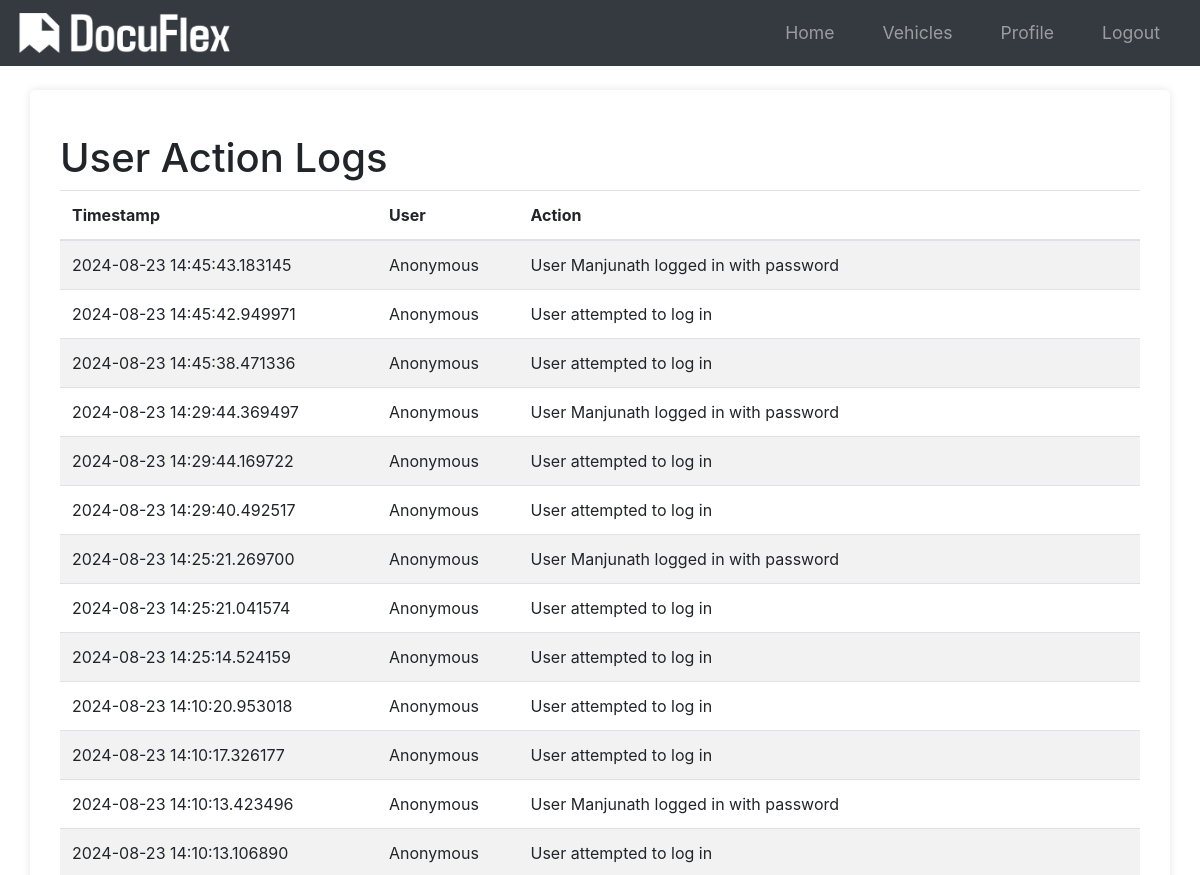
The page /logs (signed in, upper part) on the database as committed earlier.
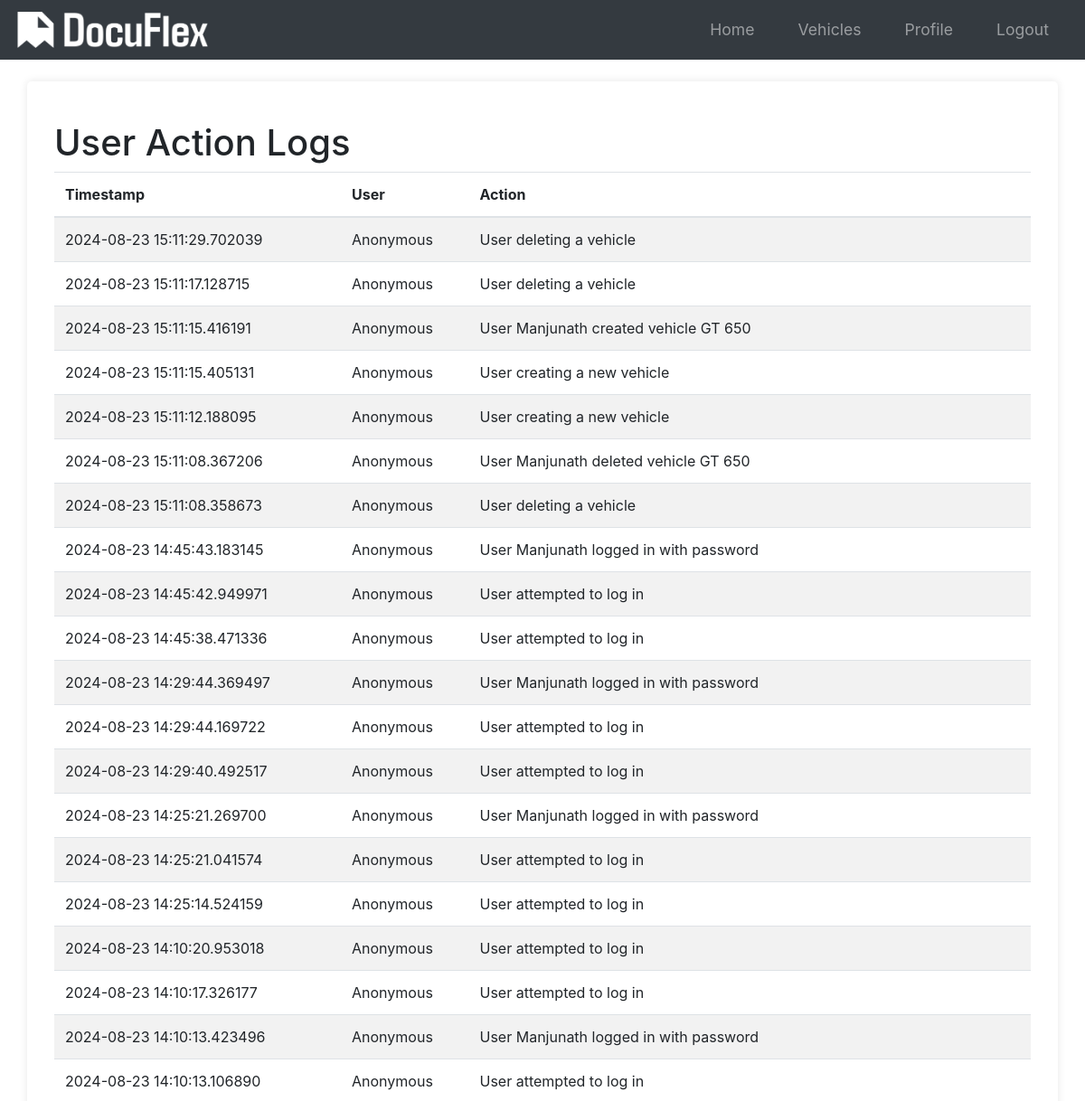
The same page on the database as committed later.
### app/models.py (models this page shows, shortened)
class Log(db.Model):
    id = db.Column(db.Integer, primary_key=True)
    user_id = db.Column(db.Integer, db.ForeignKey("user.id"), nullable=True)
    action = db.Column(db.String(255), nullable=False)
    timestamp = db.Column(db.DateTime, default=datetime.utcnow, nullable=False)

### app/routes.py (the view)
@main.route("/logs")
@login_required  # Ensure only logged-in users can see this
def view_logs():
    logs = Log.query.order_by(Log.timestamp.desc()).all()
    return render_template("view_logs.html", logs=logs)

### app/__init__.py (called while the page is built)
def create_app(config_class=Config):
    app = Flask(__name__)
    app.config.from_object(config_class)
    db.init_app(app)
    bcrypt.init_app(app)
    login_manager.init_app(app)
    mail.init_app(app)
    migrate.init_app(app, db)
    login_manager.login_view = "main.login"
    login_manager.login_message_category = "info"
    from app.models import User
    @login_manager.user_loader
    def load_user(user_id):
        return User.query.get(int(user_id))
    from app.routes import main as main_blueprint
    app.register_blueprint(main_blueprint)
    scheduler = BackgroundScheduler()
    scheduler.add_job(check_document_expirations, "interval", hours=24)
    scheduler.start()
    return app

### app/templates/view_logs.html (shortened to what this page needs)
{% extends "base.html" %}
{% block content %}
<div class="container">
    <h1 class="mt-4">User Action Logs</h1>
    <table class="table table-striped">
        <thead>
            <tr>
                <th scope="col">Timestamp</th>
                <th scope="col">User</th>
                <th scope="col">Action</th>
            </tr>
        </thead>
        <tbody>
            {% for log in logs %}
            <tr>
                <td>{{ log.timestamp }}</td>
                <td>{{ log.user.username if log.user else "Anonymous" }}</td>
                <td>{{ log.action }}</td>
            </tr>
            {% endfor %}
        </tbody>
    </table>
</div>
{% endblock %}

### app/templates/base.html (shortened to what this page needs)
<!DOCTYPE html>
<html lang="en">
<head>
    <link rel="stylesheet" href="{{ url_for('static', filename='styles.css') }}">
    <link rel="stylesheet" href="https://stackpath.bootstrapcdn.com/bootstrap/4.5.2/css/bootstrap.min.css">
    <link rel="stylesheet" href="https://cdnjs.cloudflare.com/ajax/libs/font-awesome/5.15.3/css/all.min.css">
</head>
<body>
    <nav class="navbar navbar-expand-lg navbar-dark bg-dark">
        <a class="navbar-brand" href="{{ url_for('main.index') }}">
            <img src="{{ url_for('static', filename='img/logo.png') }}" alt="Fleet Management Logo">
        </a>
        <div class="collapse navbar-collapse" id="navbarNav">
            <ul class="navbar-nav ml-auto">
                {% if current_user.is_authenticated %}
                    <li class="nav-item">
                        <a class="nav-link" href="{{ url_for('main.home') }}">Home</a>
                    </li>
                    <li class="nav-item">
                        <a class="nav-link" href="{{ url_for('main.list_vehicles') }}">Vehicles</a>
                    </li>
                    <li class="nav-item">
                        <a class="nav-link" href="{{ url_for('main.profile') }}">Profile</a>
                    </li>
                    <li class="nav-item">
                        <a class="nav-link" href="{{ url_for('main.logout') }}">Logout</a>
                    </li>
                {% endif %}
            </ul>
        </div>
    </nav>
    <main class="main-content container mt-4">
        {% block content %}{% endblock %}
    </main>
</body>
</html>

### app/static/styles.css (style rules this page uses)
body { font-family: Arial, sans-serif; margin: 0; padding: 0; background-color: #f4f4f4; }
.container { width: 80%; margin: 0 auto; }
nav ul { list-style-type: none; padding: 0; }
nav ul li { display: inline; margin: 0 15px; }
nav ul li a { color: #fff; text-decoration: none; font-size: 1.1em; }
main { padding: 20px; background-color: #fff; border-radius: 5px; box-shadow: 0 0 10px rgba(0,0,0,0.1); }
body { font-family: Arial, sans-serif; margin: 0; padding: 0; }
nav ul { list-style: none; padding: 0; }
nav ul li { display: inline; margin: 0 1rem; }
nav ul li a { color: #fff; text-decoration: none; }

### app/templates/base.html (style rules this page uses)
html, body { height: 100%; margin: 0; display: flex; flex-direction: column; }
.container { flex: 1; }
.main-content { flex: 1; }
.navbar-brand img { height: 40px; width: auto; }

Rows that differ between the two databases and show on the page:
added Log: timestamp "2024-08-23 15:11:29.702039", user "Anonymous", action "User deleting a vehicle"
added Log: timestamp "2024-08-23 15:11:17.128715", user "Anonymous", action "User deleting a vehicle"
added Log: timestamp "2024-08-23 15:11:15.416191", user "Anonymous", action "User Manjunath created vehicle GT 650"
added Log: timestamp "2024-08-23 15:11:15.405131", user "Anonymous", action "User creating a new vehicle"
added Log: timestamp "2024-08-23 15:11:12.188095", user "Anonymous", action "User creating a new vehicle"
added Log: timestamp "2024-08-23 15:11:08.367206", user "Anonymous", action "User Manjunath deleted vehicle GT 650"
added Log: timestamp "2024-08-23 15:11:08.358673", user "Anonymous", action "User deleting a vehicle"
